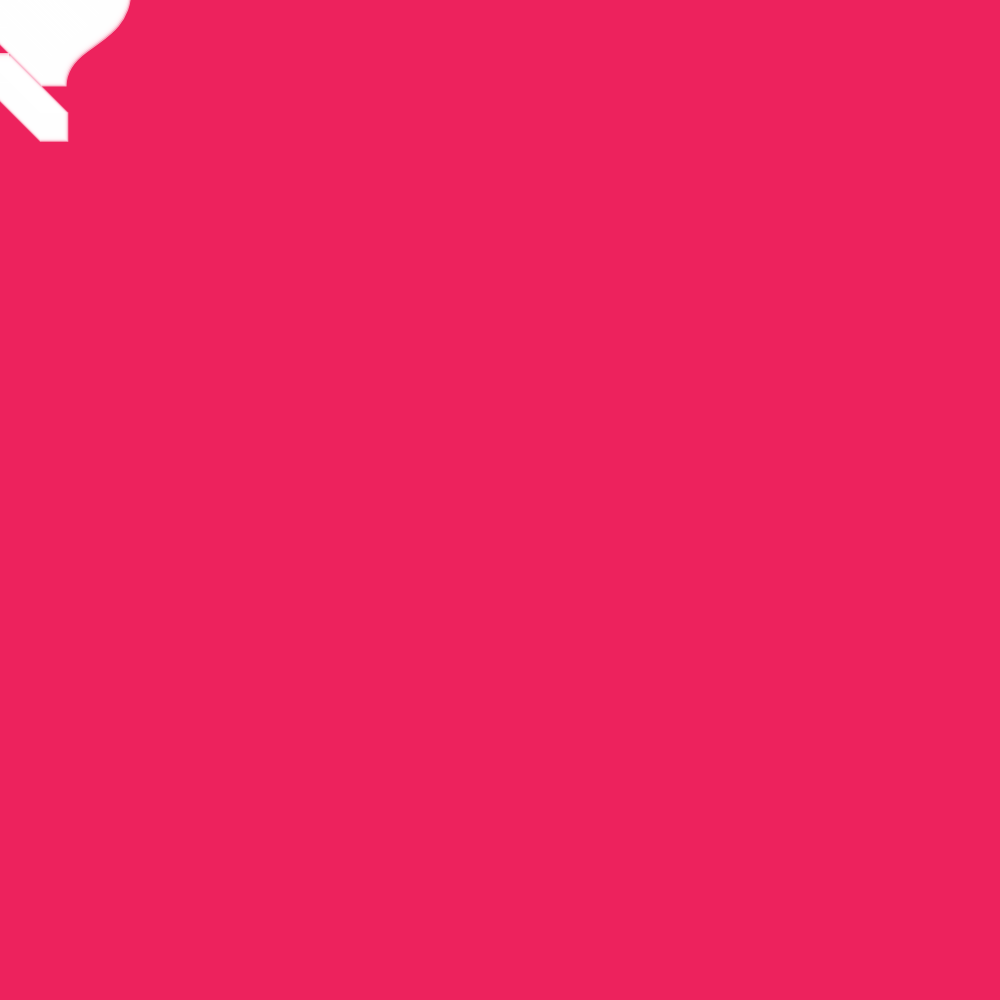
Frame 1 (no input)
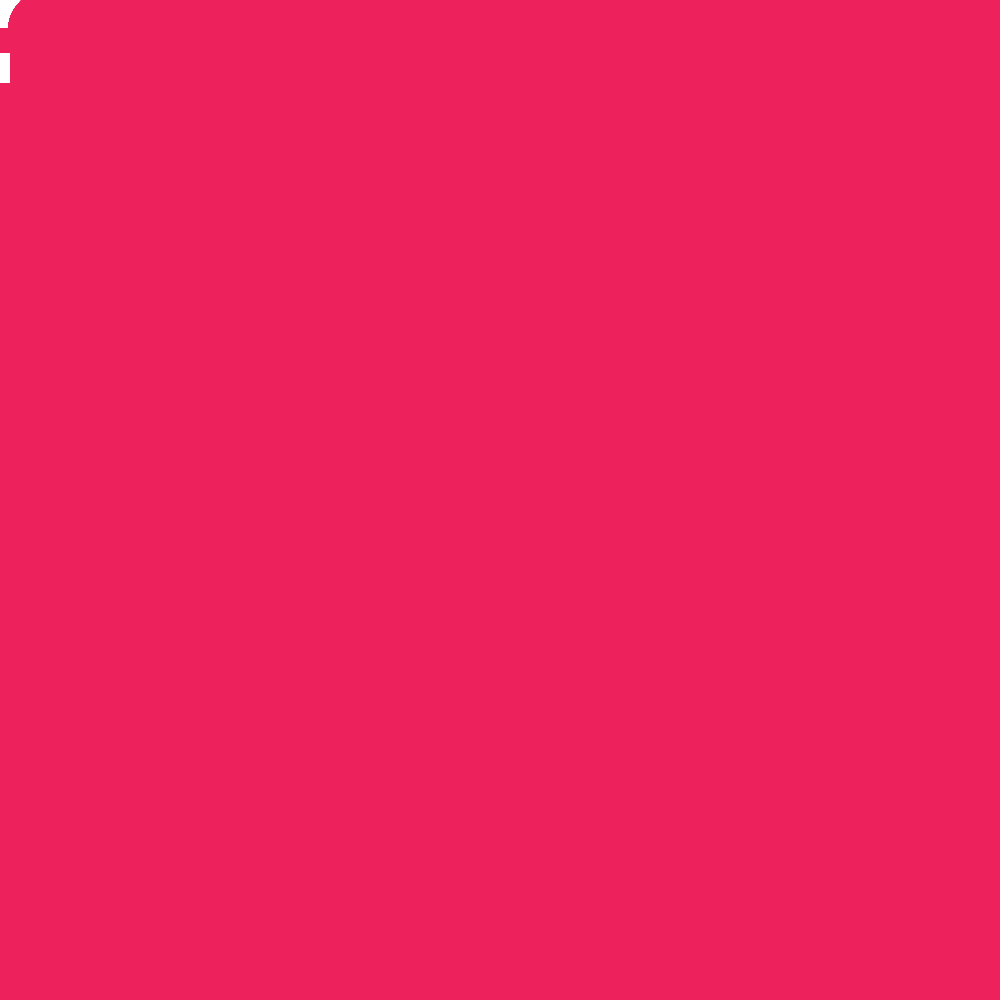
Frame 60 (no input)
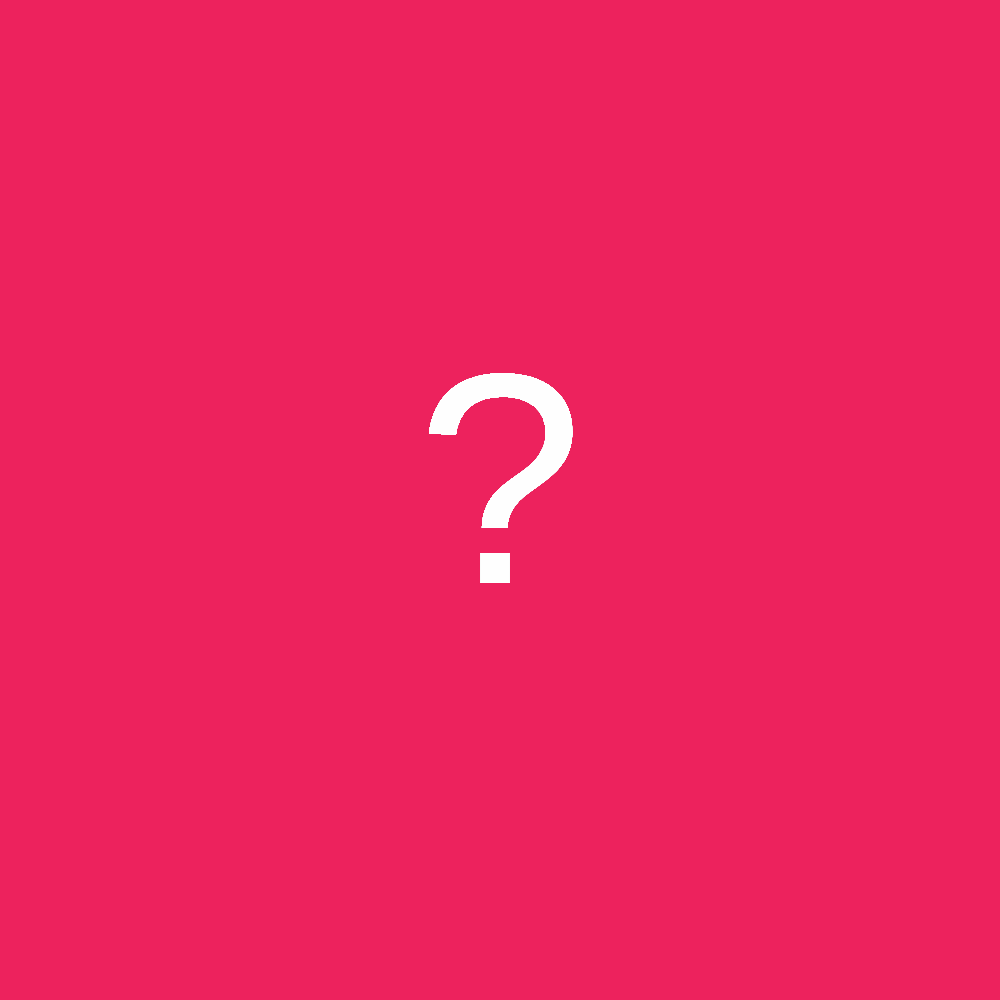
Frame 120 (the mouse pressed at the canvas centre since frame 60)

The p5.js sketch that drew these frames (run headless with seeded random() and noise() and a simulated clock; from frame 60 on, the mouse is pressed at the canvas centre):

// p5.js sketch
// ── sketch.js
let num = 60;
let mx = [];
let my = [];

function setup() {
  createCanvas(1000, 1000);
  textSize(300);
  textAlign(CENTER, CENTER);
  fill(255, 153);
  noStroke();
  for (let i = 0; i < num; i++) {
    mx.push(i);
    my.push(i);
  }
}

function draw() {
  background(237, 34, 93);

  let which = frameCount % num;
  mx[which] = mouseX;
  my[which] = mouseY;

  for (let i = 0; i < num; i++) {
   
    let index = (which + 1 + i) % num;
    text("?", mx[index], my[index]);
  }
}



  // ...




 
